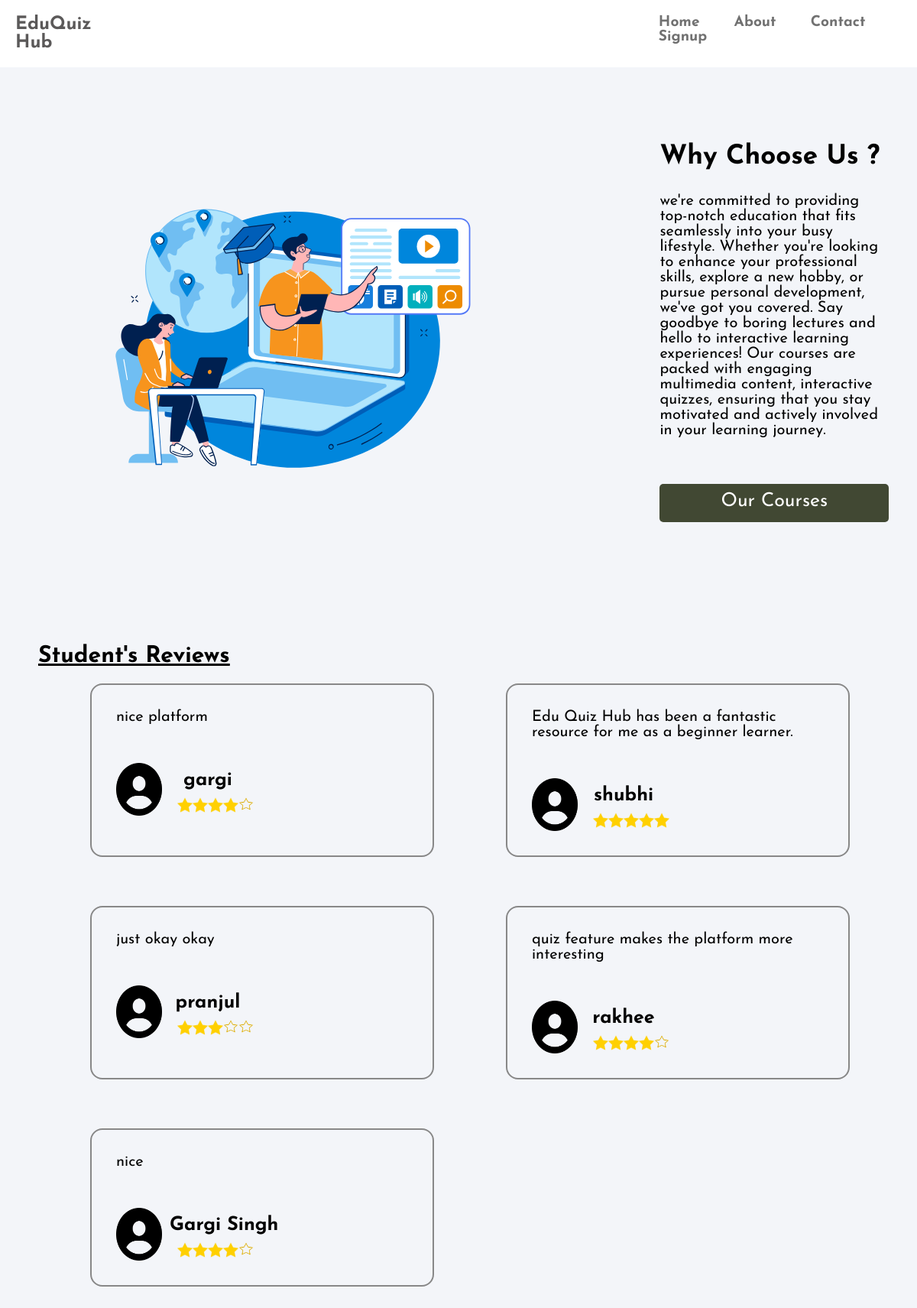
Page /about.php on the committed database.
### tables this page shows
CREATE TABLE `rating_reviews` (
  `id` int NOT NULL AUTO_INCREMENT,
  `rating` varchar(100) DEFAULT NULL,
  `review` varchar(500) DEFAULT NULL,
  `user_id` int DEFAULT NULL,
  `user_name` varchar(45) DEFAULT NULL,
  PRIMARY KEY (`id`),
  KEY `user_id` (`user_id`),
  KEY `rating_reviews_ibfk` (`user_name`),
  CONSTRAINT `rating_reviews_ibfk` FOREIGN KEY (`user_name`) REFERENCES `users` (`name`) ON UPDATE CASCADE,
  CONSTRAINT `rating_reviews_ibfk_1` FOREIGN KEY (`user_id`) REFERENCES `users` (`id`)
);

### about.php (the view, shortened to what this page needs)
<!DOCTYPE html>
<html lang="en">
<head>
    <link rel="stylesheet" href="style.css" >
</head>
<body>
<?php include 'header.php'; ?>
    <div class="sec">
      <img src="img/e-learning.svg" alt="e-learning">
        <div class="box">
          <h1>Why Choose Us ?</h1>
          <p>we're committed to providing top-notch education that fits seamlessly into your busy lifestyle. Whether you're looking to enhance your professional skills, explore a new hobby, or pursue personal development, we've got you covered. Say goodbye to boring lectures and hello to interactive learning experiences! Our courses are packed with engaging multimedia content, interactive quizzes, ensuring that you stay motivated and actively involved in your learning journey.</p>
          <a href="courses.php">Our Courses</a>
        </div>
    </div>
    <div class="sec2">
      <h2>Student's Reviews</h2>
      <div class="subsec2">
      <?php
        require_once("config.php");
              $conn = mysqli_connect($db_host, $db_user, $db_password, $db_name);
              $sql="SELECT * FROM `rating_reviews`";
              $query=mysqli_query($conn , $sql);
              while ($result = mysqli_fetch_array($query))
              {
      ?>
        <div class="box">
          <p><?php echo $result['review'] ?></p>
          <div class="student">
            <img src="img/profile.png" width="60px" alt="profile">
            <div class="details">
              <h3><?php echo $result['user_name'] ?></h3>
              <div class="rating">
                <ul class="list">
                <?php
                             $start=1;
                             while ($start <= 5)
                             {
                             	if ($result['rating'] < $start)
                                {
                                  ?>
                                 <li class="list_item">  <img src="img/blank_star.png" width="20px" height="18px"></li>
                                 <?php
                             	}else{
                             	 ?>
                                 <li class="list_item">  <img src="img/filled_star.webp" width="20px" height="20px"> </li>
                             	 <?php
                             	}
                             	$start++;
                             }
                            ?>
                 </ul>
              </div>
          </div>
        </div>
      </div>
      <?php
                }
      ?>
    </div>
  </div>
</body>
</html>

### header.php
<div class="header">
    <h2>EduQuiz Hub</h2>
    <div class="feature">
        <a href="index.php">Home</a>
        <a href="about.php">About</a>
        <a href="contact.php">Contact</a>
        <a href="login.php">Signup</a>
    </div>
</div>

### style.css (style rules this page uses)
* { margin: 0; padding: 0; box-sizing: border-box; list-style: none; text-decoration: none; font-family: 'Josefin Sans', sans-serif; }
body { background-color: #f3f5f9; }
.header { padding: 20px; background: #fff; color: #5b5959; display: flex; justify-content: column; }
.header .feature { margin-left: 60%; }
.header .feature a { color: #717171; font-weight: bold; margin: 20px; font-size: larger; }
.sec { display: flex; flex-direction: row; margin: 100px; }
.sec h1 { font-size: 35px; margin-bottom: 30px; }
.sec p { margin-bottom: 20px; font-size: 20px; }
.sec .box { display: flex; flex-direction: column; margin-left: 200px; }
.box a { width:300px ; height: 50px; margin: 10px auto; display: flex; justify-content: center; color: #fff; background: #414833; font-size: 25px; margin-top: 40px; border-radius: 5px; transition: .2s ease-in; cursor: pointer; text-decoration: none; padding: 10px; }
.sec2 { padding: 50px; }
.sec2 h2 { font-size: 30px; text-decoration: underline; }
.sec2 .subsec2 { display: grid; grid-template-columns: repeat(auto-fit, minmax(20rem, 30rem)); gap:4rem; justify-content: center; padding-top: 20px; }
.sec2 .subsec2 .box { border-radius: 1rem; border: 2px solid #888; padding: 2rem; margin-left: 30px; }
.sec2 .subsec2 .box p { font-size: 20px; }
.sec2 .subsec2 .box .student { display: flex; justify-content: row; margin-top: 50px; }
.rating { display: flex; align-items: center; margin-left: 20px; }
.rating .list { list-style-type: none; display: flex; }
.box h3 { font-size: 25px; text-align: center; margin: 10px; }

### rows in the picture
rating_reviews: review "nice platform", user_name "gargi", rating "4" (drawn)
rating_reviews: review "Edu Quiz Hub has been a fantastic resource for me as a beginner learner.", user_name "shubhi", rating "5" (drawn)
rating_reviews: review "just okay okay", user_name "pranjul", rating "3" (drawn)
rating_reviews: review "quiz feature makes the platform more interesting", user_name "rakhee", rating "4" (drawn)
rating_reviews: review "nice", user_name "Gargi Singh", rating "4" (drawn)
